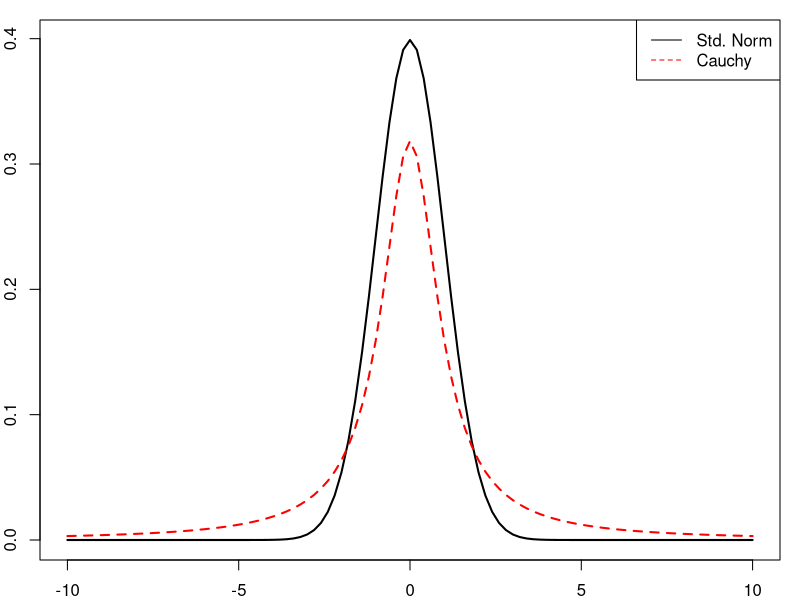
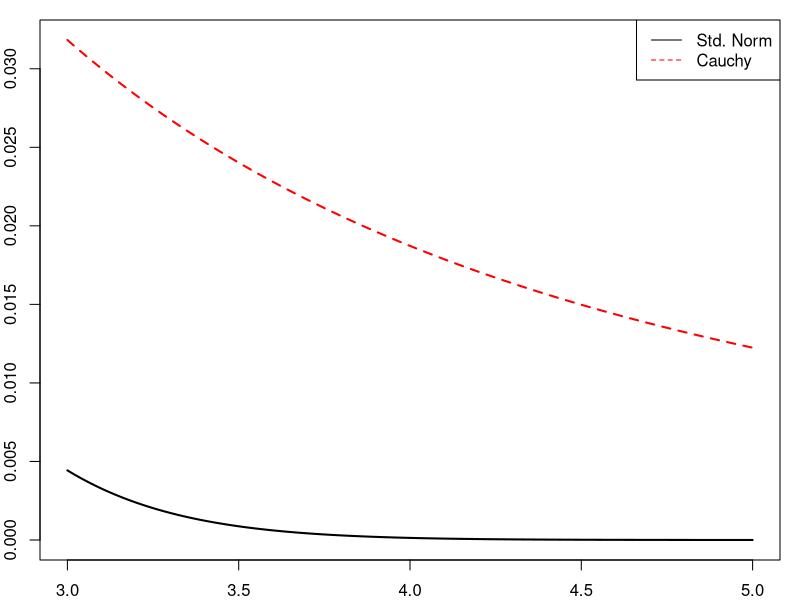
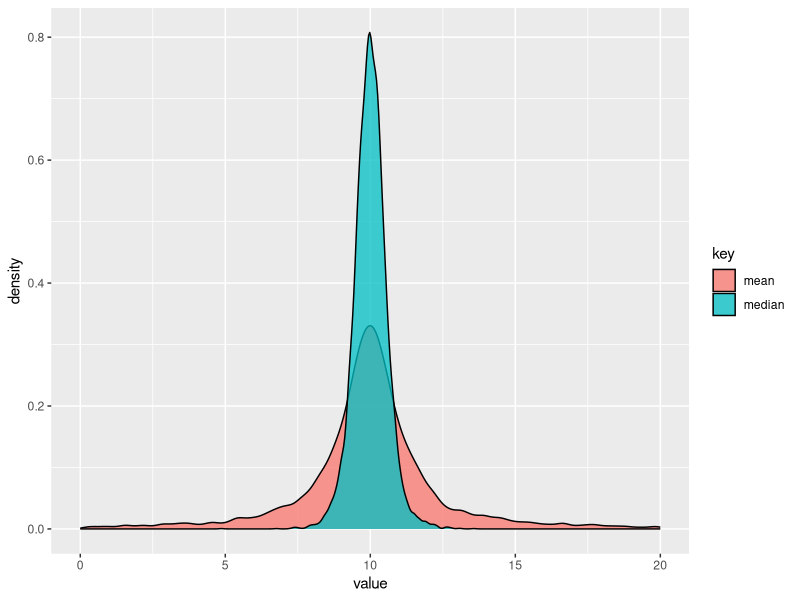
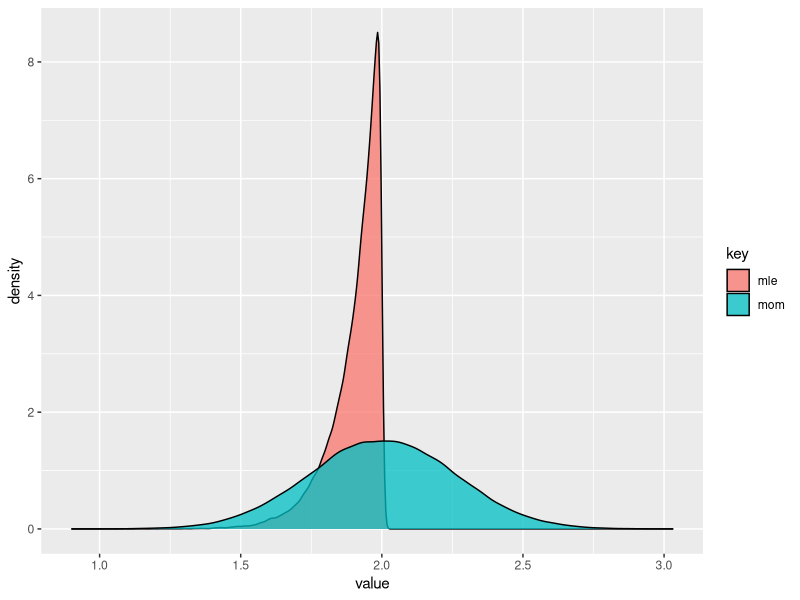
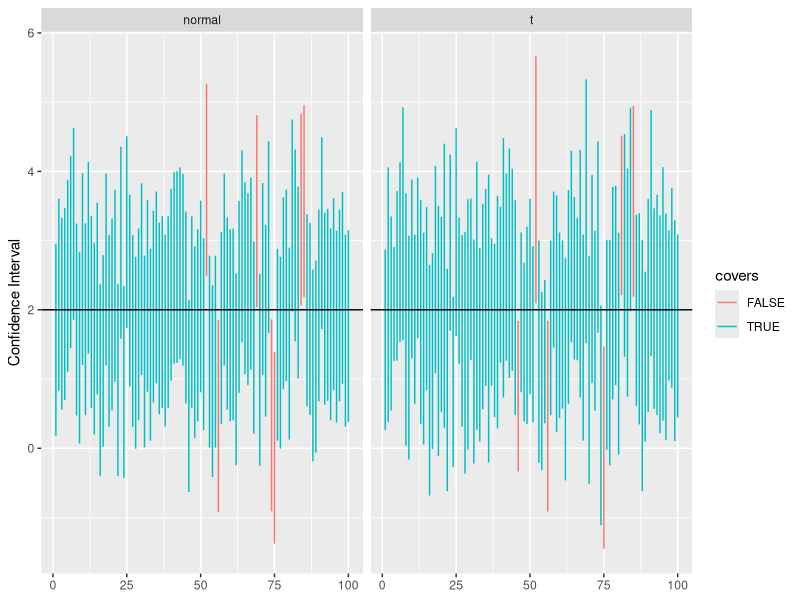

R code for these plots, in order:
### R code from vignette source '/home/mark/Documents/Teaching/umich/stats406-fall2020/lectures/week03/week03_monte_carlo_estimation/lecture-core.Rnw'

###################################################
### code chunk number 1: lecture-core.Rnw:52-56
###################################################
options(width = 60, digits = 4)
set.seed(49482)
library(tidyverse)
library(ggplot2)


###################################################
### code chunk number 2: lecture-core.Rnw:83-87
###################################################
par(mar = c(2, 2, 1, 1))
curve(dnorm(x), from = -10, to = 10, xlab = NA, ylab = NA, lwd = 2)
curve(dcauchy(x), add = TRUE, col = "red", lty = 2, lwd = 2)
legend("topright", lty = 1:2, col = c("black", "red"), legend = c("Std. Norm", "Cauchy"))


###################################################
### code chunk number 3: lecture-core.Rnw:94-98
###################################################
par(mar = c(2, 2, 1, 1))
curve(dcauchy(x), from = 3, to = 5, xlab = NA, ylab = NA, lwd = 2, col = "red", lty = 2, ylim = c(0, dcauchy(3)) )
curve(dnorm(x), add = TRUE, col = "black", lty = 1, lwd = 2)
legend("topright", lty = 1:2, col = c("black", "red"), legend = c("Std. Norm", "Cauchy"))


###################################################
### code chunk number 4: lecture-core.Rnw:141-144
###################################################
n <- 10
true_theta <- 10
samples <- rerun(10000, rcauchy(10, location = true_theta))


###################################################
### code chunk number 5: lecture-core.Rnw:147-149
###################################################
median_sampling_dist <- map_dbl(samples, median)
mean_sampling_dist <- map_dbl(samples, mean)


###################################################
### code chunk number 6: lecture-core.Rnw:155-166
###################################################

## par(mar = c(3,3,2,2))
## plot(density(median_dist), main = NA, xlim = c(0, 20))
## md2 <- mean_dist[mean_dist >= -100 & mean_dist <= 100]
## points(density(md2), type = 'l', col = "blue", lty = 2)
## abline(v = true_theta, col = "red")
## legend("topleft", fill = c("black", "blue"), legend = c("Median", "Mean"))
df <- data.frame(median = median_sampling_dist, 
                 mean = mean_sampling_dist) %>% gather %>% mutate(key = factor(key))

ggplot(df, aes(x = value, fill = key)) + geom_density(alpha = 0.75) + lims(x = c(0,20)) 


###################################################
### code chunk number 7: lecture-core.Rnw:180-182
###################################################
mean(median_sampling_dist) - true_theta
mean(mean_sampling_dist) - true_theta


###################################################
### code chunk number 8: lecture-core.Rnw:187-189
###################################################
summary(median_sampling_dist)
summary(mean_sampling_dist)


###################################################
### code chunk number 9: lecture-core.Rnw:197-199
###################################################
var(median_sampling_dist)
var(mean_sampling_dist)


###################################################
### code chunk number 10: lecture-core.Rnw:211-216
###################################################
trimmed_mean <- function(x, k) {
  n <- length(x)
  orderstats <- sort(x)
  mean(orderstats[k:(n - k)])
}


###################################################
### code chunk number 11: lecture-core.Rnw:222-229
###################################################
ks <- 1:4
map(ks, function(k) {
  ts <- map_dbl(samples, ~ trimmed_mean(.x,  k = k))
  t_bias <- mean(ts) - true_theta
  t_var  <- var(ts)
  c(t_bias, t_var)
}) %>% bind_cols


###################################################
### code chunk number 12: lecture-core.Rnw:234-239
###################################################
n <- 500 
k <- round(0.38 * n / 2)
samples_500 <- data.frame(replicate(1000, rcauchy(n, true_theta)))
median_500 <- map_dbl(samples_500, median)
trimmed_500 <- map_dbl(samples_500, trimmed_mean, k = k) 


###################################################
### code chunk number 13: lecture-core.Rnw:242-244
###################################################
c(mean(median_500), var(median_500))
c(mean(trimmed_500), var(trimmed_500))


###################################################
### code chunk number 14: lecture-core.Rnw:269-271
###################################################
mean((median_500 - true_theta)^2)
mean((trimmed_500 - true_theta)^2)


###################################################
### code chunk number 15: lecture-core.Rnw:281-283
###################################################
t.test((median_500 - true_theta)^2)$conf.int
t.test((trimmed_500 - true_theta)^2)$conf.int


###################################################
### code chunk number 16: lecture-core.Rnw:337-340
###################################################
k <- 100000
n <- 20
theta <- 2


###################################################
### code chunk number 17: lecture-core.Rnw:343-346
###################################################
samples <- rerun(k, runif(n, min = 0, max = theta))
mle_sampling_dist <- map_dbl(samples, max)
mom_sampling_dist <- map_dbl(samples, ~ 2 * mean(.x))


###################################################
### code chunk number 18: lecture-core.Rnw:351-353
###################################################
df <- data.frame(mle = mle_sampling_dist, mom = mom_sampling_dist) %>% gather %>% mutate(key = factor(key))
ggplot(df, aes(x = value, fill = key)) + geom_density(alpha = 0.75)


###################################################
### code chunk number 19: lecture-core.Rnw:359-361
###################################################
t.test(mle_sampling_dist - theta)$conf.int[1:2] # 1:2 silence attr
t.test(mom_sampling_dist - theta)$conf.int[1:2]


###################################################
### code chunk number 20: lecture-core.Rnw:365-367
###################################################
t.test((mle_sampling_dist - theta)^2)$conf.int[1:2] # 1:2 silence attr
t.test((mom_sampling_dist - theta)^2)$conf.int[1:2]


###################################################
### code chunk number 21: lecture-core.Rnw:476-481
###################################################
alpha <- 0.05
k <- 10000
n <- 20
mu <- 2 # unknown truth
sigma2 <- 10 ; sigma <- sqrt(sigma2) # known variance


###################################################
### code chunk number 22: lecture-core.Rnw:484-489
###################################################
samples_norm <- rerun(k, rnorm(n, mean = mu, sd = sigma))
cis_norm <- map(samples_norm,
                ~ mean(.x) + c(-1, 1) * qnorm(1 - alpha/2) * (sigma / sqrt(n)))
cis_t <- map(samples_norm,
             ~ mean(.x) + c(-1, 1) * qt(1 - alpha/2, df = n - 1) * (sd(.x) / sqrt(n)))


###################################################
### code chunk number 23: lecture-core.Rnw:495-497
###################################################
map_dbl(cis_norm, ~ .x[1] <= mu && mu <= .x[2]) %>% mean
map_dbl(cis_t, ~ .x[1] <= mu && mu <= .x[2]) %>% mean


###################################################
### code chunk number 24: lecture-core.Rnw:502-504
###################################################
map_dbl(cis_norm, ~ .x[2] - .x[1]) %>% mean
map_dbl(cis_t, ~ .x[2] - .x[1]) %>% mean


###################################################
### code chunk number 25: lecture-core.Rnw:509-530
###################################################
cis_norm_100 <- cis_norm[1:100]
cis_t_100 <- cis_t[1:100]
cis_norm_100_covers <- map_lgl(cis_norm_100, ~ .x[1] <= mu && mu <= .x[2])
cis_t_100_covers <- map_lgl(cis_t_100, ~ .x[1] <= mu && mu <= .x[2])

df1 <- data.frame(low = map_dbl(cis_norm_100, ~ .x[1]),
                  high = map_dbl(cis_norm_100, ~ .x[2]),
                  order = 1:100,
                  type = "normal",
                  covers = cis_norm_100_covers)
df2 <- data.frame(low = map_dbl(cis_t_100, ~ .x[1]),
                  high = map_dbl(cis_t_100, ~ .x[2]),
                  order = 1:100,
                  type = "t",
                  covers = cis_t_100_covers)

df <- rbind(df1, df2)

ggplot(df, aes(x = order, color = covers)) + geom_segment(aes(y = low, yend = high, xend = order)) +
    geom_abline(intercept = mu, slope = 0) + facet_wrap(~ type) + labs(x = NULL, y = "Confidence Interval")



###################################################
### code chunk number 26: lecture-core.Rnw:561-565
###################################################
n <- 10000
x <- rcauchy(n)
y <- x > 1
ybar <- mean(y)


###################################################
### code chunk number 27: lecture-core.Rnw:568-569
###################################################
(norm_ci <- ybar + c(-1,1) * qnorm(0.975) * sqrt(ybar * (1 - ybar) / n))


###################################################
### code chunk number 28: lecture-core.Rnw:589-590
###################################################
theta_0 <- seq(0, 1, length.out = 1000)


###################################################
### code chunk number 29: lecture-core.Rnw:594-597
###################################################
a0 <- qbinom(0.025, size = n, prob = theta_0)
b0 <- qbinom(0.025, size = n, prob = theta_0,
             lower.tail = FALSE) - 1


###################################################
### code chunk number 30: lecture-core.Rnw:603-605
###################################################
w <- sum(y)
range(theta_0[a0 < w & w < b0])


###################################################
### code chunk number 31: lecture-core.Rnw:609-610
###################################################
norm_ci


###################################################
### code chunk number 32: lecture-core.Rnw:627-631
###################################################
theta <- 0.25
n <- 20
k <- 1000
xs <- rbinom(k, size = n, prob =  theta)


###################################################
### code chunk number 33: lecture-core.Rnw:635-642
###################################################
tints <- map(xs, function(x) {
    if (x == 0 || x == n) {
        return(c(0, 1)) # can't estimate
    } else {
       return(t.test(c(rep(1, x), rep(0, n - x)))$conf.int)
    }
})


###################################################
### code chunk number 34: lecture-core.Rnw:645-647
###################################################
bints <- map(xs, ~ binom.test(.x, n)$conf.int)
pints <- map(xs, ~ prop.test(.x, n)$conf.int)


###################################################
### code chunk number 35: lecture-core.Rnw:654-658
###################################################
cover <- function(x) { x[1] <= theta && theta <= x[2] }
(tcover <- map_dbl(tints, cover) %>% mean)
(bcover <- map_dbl(bints, cover) %>% mean)
(pcover <- map_dbl(pints, cover) %>% mean)


###################################################
### code chunk number 36: lecture-core.Rnw:663-666
###################################################
(twidth <- map_dbl(tints, diff) %>% mean)
(bwidth <- map_dbl(bints, diff) %>% mean)
(pwidth <- map_dbl(pints, diff) %>% mean)


